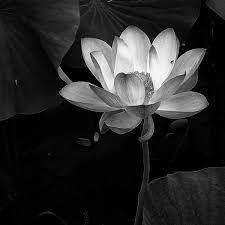
#> input picture lotus.JPG, 225 x 225 px, found by its file name
$ python latest.py
#> lines starting #> are read from the running program, lines starting #| are printed output that depends on the picture
import matplotlib.pyplot as plt
from PIL import Image
from collections import defaultdict
import heapq
import numpy as np
import cv2

# Function to count pixel occurrences in the image
def count_pixel_occurrences(image):
    flattened_image=image.flatten().tolist() #image(2D array of pixels)--converted in list(1D)
    #flatten()--converts in 1D ARRAY---tolist()--converts in list 1D
    pixel_counts=defaultdict(int) #defaultdict for storing pixel counts--key value pairs, if not specified assigns 0

    #iterating through our list of pixel_counts
    for pixel in flattened_image:
        pixel_counts[pixel] += 1

    return pixel_counts #returning the pixel_counts

# Node class for Huffman tree
class HuffmanNode:
    #self--instance of class
    #pixel--pixel value of this Node
    #frequency---is pixel frequency(how frequwnt it occurs
    # #left,right--left and right children of the node
    def __init__(self, pixel, frequency, left=None, right=None): #constructor method __init__
        self.pixel = pixel #stores the pixel value for this node in variable pixell
        self.frequency = frequency #stores pixel freq. of this node in variable frequency
        self.left = left #left child of this Node
        self.right = right #right child of this Node

    def __lt__(self, other): #lt--less than
        return self.frequency < other.frequency #comparing the frequency and then returning true or false

# Function to build the Huffman tree
def build_huffman_tree(image):
    # Count the frequencies of each pixel in the image
    pixel_counts = count_pixel_occurrences(image)#here :)
    #create a list of HuffmanNode objects, where each node represents a pixel and its frequency
    nodes = [HuffmanNode(pixel, freq) for pixel, freq in pixel_counts.items()]

    # Convert the list of nodes into a min heap
    # ---which is a priority queue
    heapq.heapify(nodes) #where the node with the smallest frequency is always at the front.

    while len(nodes) != 1: #jab tak we are not left with only the root node
        lo = heapq.heappop(nodes) #pop the node with lowest freq
        #pop the node with hi freq
        hi = heapq.heappop(nodes) #here
        total_frequency = lo.frequency + hi.frequency #combined freq cal
        #new node crearion
        new_node = HuffmanNode(None, total_frequency, lo, hi)#new node--pixel value=None,two popped nodes are its lft n rgt children
        heapq.heappush(nodes, new_node)

    return nodes[0]  #root is  remaining node

# Function to generate Huffman codes for each pixel
def generate_huffman_codes(node, code, encoding):
    if node is None: #current node is None--- we've reached a leaf node or an empty node in the Huffman tree
        return #nothing to be done

    if node.pixel is not None: #then update the encoding dict
        encoding[node.pixel] = code
    #it uses "0" for the left child and "1" for the right child
    # #constructing the Huffman codes for each pixel and updating the encoding dict
    generate_huffman_codes(node.left, code + "0", encoding)
    generate_huffman_codes(node.right, code + "1", encoding)

# Function to perform Huffman encoding
def huffman_encoding(image):
    #building the h.tree---using--pixel frequencies in the image
    tree = build_huffman_tree(image)
    codes = {} #empty dict create---store huffman codes for each pixel
    generate_huffman_codes(tree, "", codes) #generating huffman code for each pixel n storing it in the "codes" dict

    # Encode the image using Huffman codes
    encoded_image = ''.join(codes[pixel] for pixel in image.flatten().tolist())
    return encoded_image, tree #encoded img and huffman tree

# Function to decode Huffman-encoded image
def huffman_decode(encoded_image, tree, image_shape):
    #encoded_image ---huffman encoded binary string.
    #tree --the huffman tree built during encoding process
    #image_Shape---shape o original img
    current_node = tree #current node---initial. at root
    decoded_pixels = [] #will store decoded pixel values

    #iterate
    for bit in encoded_image: #each bit in the Huffman-encoded binary string
        #current bit---if the bit is "0", it moves to the left child; if "1", it moves to the right child
        current_node = current_node.left if bit == "0" else current_node.right

        if current_node.pixel is not None: #checks if the current node is a leaf node
            decoded_pixels.append(int(current_node.pixel)) #if the current node is a leaf node-- append the pixel value to list
            current_node = tree #reset to root

    # Convert the list of decoded pixels to a NumPy array and reshape
    decoded_image = np.array(decoded_pixels).reshape(image_shape)
    return decoded_image #yes got the image

# Function to load image
def load_image(file_path):
    image = Image.open(file_path) # Open the image file
#> image is the input picture: PIL image 225x225 RGB; min 0, max 255, mean 41.7
    # Convert the image to grayscale for simplicity
    image = np.array(image.convert("L"))
#> image: shape (225, 225)
    return image #as a numpy array

def gaussian_smoothing(image):
    # Apply Gaussian smoothing to the image
    blurred_image = cv2.GaussianBlur(image, (5, 5), 0)
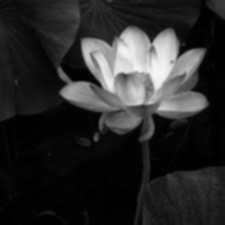
#> blurred_image: shape (225, 225); min 0, max 247, mean 41.7
    return blurred_image

if __name__ == "__main__":

    # Loading the lotus.jpg image
    #loads the image lotus.jpg  from the path provided, stores the image data in the variable image_data
    image_data = load_image(r"C:\Users\hp\Desktop\DiscreteMP\lotus.jpg")

    # Gaussian smoothing before compression
    smoothed_image = gaussian_smoothing(image_data)

    # Original Image
    print("ORIGINAL IMAGE") #Prints a heading "ORIGINAL IMAGE"
    print(image_data)  # and then prints the original image data ---the pixel values
#> (printed output is left out)

    # Encoding
    encoded_image, huffman_tree = huffman_encoding(image_data) #encode the image by calling funct. huffman_encoding
#> in count_pixel_occurrences, `flattened_image=image.flatten().tolist()`: flattened_image = 50625 items
#> the loop in count_pixel_occurrences, `for pixel in flattened_image:` made 50625 passes
#> pixel on passes 1 to 3: 25, 21, 15
#> after the loop in count_pixel_occurrences, `for pixel in flattened_image:`: pixel_counts = 256 items
#> the loop in build_huffman_tree, `while len(nodes) != 1:` made 255 passes
#> total_frequency on passes 1 to 3: 6, 7, 10
    #It returns the encoded image and the Huffman tree---stored in encoded_image and huffman_tree
    print("\nENCODED IMAGE") #prints--ENCODED IMAGE heading
    print(encoded_image)
#> (printed output is left out)
    #  print the encoded image
    #ldfcin

    # Compression Ratio
    #divide the original image size (in bytes) by the size of the encoded image
    original_size = image_data.nbytes
#> original_size = 50625
    encoded_size = len(encoded_image)
#> encoded_size = 321351
    compression_ratio = original_size / encoded_size #formula
#> compression_ratio = 0.158
    print("\nCOMPRESSION RATIO is : ", compression_ratio) #prints the heading compression ratio and its value

    # Decoding
    #decode the encoded image using huffman tree
    decoded_image = huffman_decode(encoded_image, huffman_tree, image_data.shape) #for decoding --call funct. huffman_decode
#> after the loop in huffman_decode, `for bit in encoded_image:`: decoded_pixels = 50625 items
    print("\nDECODED IMAGE") #prints thedecoded image
    print(decoded_image)

    # PLOTTING OF ALL THE IMAGES---ORIGINAL , DECODED, DIFF
    plt.figure(figsize=(10, 4)) #plot ka size is 10x4 inches

        #plotting original image
    plt.subplot(1, 4, 1) #the first subplot(1 row,3 columns,1st position)
    plt.imshow(image_data, cmap='gray') #original image shown in gray colourmap--as image is BLACK AND WHITE
    plt.title('ORIGINAL IMAGE')

        ##plotting smoothed image
    plt.subplot(1, 4, 2)
    plt.imshow(smoothed_image, cmap='gray')
    plt.title('SMOOTHED IMAGE')

        #plotting decode image
    plt.subplot(1, 4, 3)#the SECOND subplot(1 row,3 columns,2ND position)
    plt.imshow(decoded_image, cmap='gray')#DECODED image shown in gray colourmap--as image is BLACK AND WHITE
    plt.title('DECODED IMAGE')

        #plotting the difference image
    plt.subplot(1, 4, 4)#the THIRD subplot(1 row,3 columns,3RD position)
    plt.imshow(image_data - decoded_image, cmap='gray')#DIFFERENCE image shown in gray colourmap--as image is BLACK AND WHITE
    plt.title('DIFFERENCE')

    plt.show()#SHOWS THE ---PLOTS
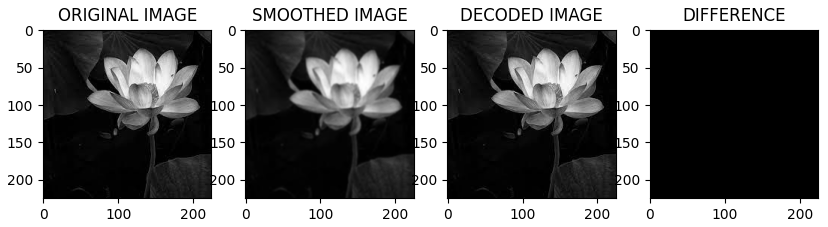
#> figure drawn by matplotlib, 4 panels
